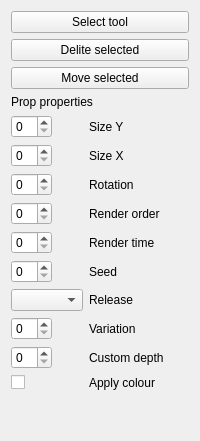
       <widget class="QWidget" name="ToolsProps">
        <attribute name="title">
         <string>Props</string>
        </attribute>
        <layout class="QVBoxLayout" name="verticalLayout_17">
         <item>
          <widget class="QPushButton" name="ToolPropsSelectTool">
           <property name="text">
            <string>Select tool</string>
           </property>
          </widget>
         </item>
         <item>
          <widget class="QPushButton" name="ToolPropsDelite">
           <property name="text">
            <string>Delite selected</string>
           </property>
          </widget>
         </item>
         <item>
          <widget class="QPushButton" name="ToolPropsMoveSelected">
           <property name="text">
            <string>Move selected</string>
           </property>
          </widget>
         </item>
         <item>
          <widget class="QLabel" name="ToolPropsLabel_11">
           <property name="text">
            <string>Prop properties</string>
           </property>
          </widget>
         </item>
         <item>
          <layout class="QFormLayout" name="ToolPropsSelectors">
           <item row="0" column="0">
            <widget class="QSpinBox" name="ToolsPropsSizeY"/>
           </item>
           <item row="0" column="1">
            <widget class="QLabel" name="ToolPropsLabel_10">
             <property name="text">
              <string>Size Y</string>
             </property>
            </widget>
           </item>
           <item row="1" column="0">
            <widget class="QSpinBox" name="ToolPropsSizeX"/>
           </item>
           <item row="1" column="1">
            <widget class="QLabel" name="ToolPropsLabel_9">
             <property name="text">
              <string>Size X</string>
             </property>
            </widget>
           </item>
           <item row="2" column="0">
            <widget class="QSpinBox" name="ToolPropsRotation"/>
           </item>
           <item row="2" column="1">
            <widget class="QLabel" name="ToolPropsLabel_8">
             <property name="text">
              <string>Rotation</string>
             </property>
            </widget>
           </item>
           <item row="3" column="0">
            <widget class="QSpinBox" name="ToolPropsRenderOrder"/>
           </item>
           <item row="3" column="1">
            <widget class="QLabel" name="ToolPropsLabel">
             <property name="text">
              <string>Render order</string>
             </property>
            </widget>
           </item>
           <item row="4" column="0">
            <widget class="QSpinBox" name="ToolPropsRenderTime"/>
           </item>
           <item row="4" column="1">
            <widget class="QLabel" name="ToolPropsLabel_2">
             <property name="text">
              <string>Render time </string>
             </property>
            </widget>
           </item>
           <item row="6" column="0">
            <widget class="QSpinBox" name="ToolPropsSeed"/>
           </item>
           <item row="6" column="1">
            <widget class="QLabel" name="ToolPropsLabel_3">
             <property name="text">
              <string>Seed</string>
             </property>
            </widget>
           </item>
           <item row="7" column="0">
            <widget class="QComboBox" name="ToolPropsRelease"/>
           </item>
           <item row="9" column="0">
            <widget class="QSpinBox" name="ToolPropsCustomDepth"/>
           </item>
           <item row="7" column="1">
            <widget class="QLabel" name="ToolPropsLabel_4">
             <property name="text">
              <string>Release</string>
             </property>
            </widget>
           </item>
           <item row="9" column="1">
            <widget class="QLabel" name="ToolPropsLabel_5">
             <property name="text">
              <string>Custom depth</string>
             </property>
            </widget>
           </item>
           <item row="8" column="0">
            <widget class="QSpinBox" name="ToolPropsVariation"/>
           </item>
           <item row="8" column="1">
            <widget class="QLabel" name="ToolPropsLabel_6">
             <property name="text">
              <string>Variation</string>
             </property>
            </widget>
           </item>
           <item row="10" column="0">
            <widget class="QCheckBox" name="ToolPropsApplyColor">
             <property name="text">
              <string/>
             </property>
            </widget>
           </item>
           <item row="10" column="1">
            <widget class="QLabel" name="ToolPropsLabel_7">
             <property name="text">
              <string>Apply colour</string>
             </property>
            </widget>
           </item>
          </layout>
         </item>
         <item>
          <spacer name="verticalSpacer_10">
           <property name="orientation">
            <enum>Qt::Orientation::Vertical</enum>
           </property>
           <property name="sizeHint" stdset="0">
            <size>
             <width>20</width>
             <height>40</height>
            </size>
           </property>
          </spacer>
         </item>
        </layout>
       </widget>
